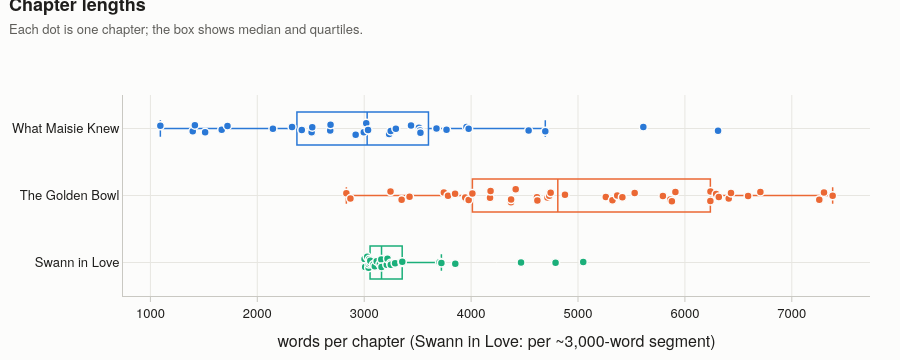

Notebook cell for this chart:
### Code cell
fig = go.Figure()
for name in ORDER:
    d = chap[chap.text == name]
    fig.add_trace(go.Box(x=d["words"], y=[name] * len(d), name=name, orientation="h",
                         marker=dict(color=TEXT_COLORS[name], size=8, line=dict(color=SURFACE, width=1.5)),
                         line=dict(color=TEXT_COLORS[name], width=1.5), fillcolor="rgba(0,0,0,0)",
                         boxpoints="all", jitter=0.45, pointpos=0, customdata=d[["unit_label", "unit_kind"]],
                         hovertemplate="<b>%{y}</b><br>%{customdata[1]} %{customdata[0]}: %{x:,} words<extra></extra>"))
fig.update_yaxes(categoryorder="array", categoryarray=ORDER[::-1])
fig.update_xaxes(title="words per chapter (Swann in Love: per ~3,000-word segment)")
style(fig, "Chapter lengths", "Each dot is one chapter; the box shows median and quartiles.", height=360, legend=False)
save(fig, "02_chapter_lengths", "Maisie's chapters are short and regular; The Golden Bowl's are longer and much more variable. Swann in Love's segments are cut at ~3,000 words and are regular by construction.")
fig.show()

### Figure 1 — Plotly figure (JSON) as saved in the notebook; plotly's stock layout.template omitted (floating-point values rounded to 4 significant figures)
{"data": [{"boxpoints": "all", "customdata": [["Prologue", "chapter"], ["I", "chapter"], ["II", "chapter"], ["III", "chapter"], ["IV", "chapter"], ["V", "chapter"], ["VI", "chapter"], ["VII", "chapter"], ["VIII", "chapter"], ["IX", "chapter"], ["X", "chapter"], ["XI", "chapter"], ["XII", "chapter"], ["XIII", "chapter"], ["XIV", "chapter"], ["XV", "chapter"], ["XVI", "chapter"], ["XVII", "chapter"], ["XVIII", "chapter"], ["XIX", "chapter"], ["XX", "chapter"], ["XXI", "chapter"], ["XXII", "chapter"], ["XXIII", "chapter"], ["XXIV", "chapter"], ["XXV", "chapter"], ["XXVI", "chapter"], ["XXVII", "chapter"], ["XXVIII", "chapter"], ["XXIX", "chapter"], ["XXX", "chapter"], ["XXXI", "chapter"]], "fillcolor": "rgba(0,0,0,0)", "hovertemplate": "<b>%{y}</b><br>%{customdata[1]} %{customdata[0]}: %{x:,} words<extra></extra>", "jitter": 0.45, "line": {"color": "#2a78d6", "width": 1.5}, "marker": {"color": "#2a78d6", "line": {"color": "#fcfcfb", "width": 1.5}, "size": 8}, "name": "What Maisie Knew", "orientation": "h", "pointpos": 0, "type": "box", "x": [1667, 1416, 1396, 1093, 1512, 1721, 2146, 2514, 3676, 3019, 2416, 3523, 3526, 2685, 3036, 2996, 3296, 3233, 3248, 4538, 5611, 3957, 2508, 2920, 3977, 3438, 3770, 2325, 2682, 3512, 4694, 6310], "y": ["What Maisie Knew", "What Maisie Knew", "What Maisie Knew", "What Maisie Knew", "What Maisie Knew", "What Maisie Knew", "What Maisie Knew", "What Maisie Knew", "What Maisie Knew", "What Maisie Knew", "What Maisie Knew", "What Maisie Knew", "What Maisie Knew", "What Maisie Knew", "What Maisie Knew", "What Maisie Knew", "What Maisie Knew", "What Maisie Knew", "What Maisie Knew", "What Maisie Knew", "What Maisie Knew", "What Maisie Knew", "What Maisie Knew", "What Maisie Knew", "What Maisie Knew", "What Maisie Knew", "What Maisie Knew", "What Maisie Knew", "What Maisie Knew", "What Maisie Knew", "What Maisie Knew", "What Maisie Knew"]}, {"boxpoints": "all", "customdata": [["I", "chapter"], ["II", "chapter"], ["III", "chapter"], ["IV", "chapter"], ["V", "chapter"], ["VI", "chapter"], ["VII", "chapter"], ["VIII", "chapter"], ["IX", "chapter"], ["X", "chapter"], ["XI", "chapter"], ["XII", "chapter"], ["XIII", "chapter"], ["XIV", "chapter"], ["XV", "chapter"], ["XVI", "chapter"], ["XVII", "chapter"], ["XVIII", "chapter"], ["XIX", "chapter"], ["XX", "chapter"], ["XXI", "chapter"], ["XXII", "chapter"], ["XXIII", "chapter"], ["XXIV", "chapter"], ["XXV", "chapter"], ["XXVI", "chapter"], ["XXVII", "chapter"], ["XXVIII", "chapter"], ["XXIX", "chapter"], ["XXX", "chapter"], ["XXXI", "chapter"], ["XXXII", "chapter"], ["XXXIII", "chapter"], ["XXXIV", "chapter"], ["XXXV", "chapter"], ["XXXVI", "chapter"], ["XXXVII", "chapter"], ["XXXVIII", "chapter"], ["XXXIX", "chapter"], ["XL", "chapter"], ["XLI", "chapter"], ["XLII", "chapter"]], "fillcolor": "rgba(0,0,0,0)", "hovertemplate": "<b>%{y}</b><br>%{customdata[1]} %{customdata[0]}: %{x:,} words<extra></extra>", "jitter": 0.45, "line": {"color": "#eb6834", "width": 1.5}, "marker": {"color": "#eb6834", "line": {"color": "#fcfcfb", "width": 1.5}, "size": 8}, "name": "The Golden Bowl", "orientation": "h", "pointpos": 0, "type": "box", "x": [6410, 5322, 5260, 7257, 4373, 4620, 5530, 3246, 3977, 5911, 5367, 4878, 3945, 5864, 2871, 3350, 3424, 3745, 3784, 2833, 4012, 3850, 4182, 6239, 5415, 7301, 6238, 4731, 4616, 5878, 4417, 4714, 7382, 6706, 6591, 6317, 6431, 5794, 6292, 4177, 4744, 4374], "y": ["The Golden Bowl", "The Golden Bowl", "The Golden Bowl", "The Golden Bowl", "The Golden Bowl", "The Golden Bowl", "The Golden Bowl", "The Golden Bowl", "The Golden Bowl", "The Golden Bowl", "The Golden Bowl", "The Golden Bowl", "The Golden Bowl", "The Golden Bowl", "The Golden Bowl", "The Golden Bowl", "The Golden Bowl", "The Golden Bowl", "The Golden Bowl", "The Golden Bowl", "The Golden Bowl", "The Golden Bowl", "The Golden Bowl", "The Golden Bowl", "The Golden Bowl", "The Golden Bowl", "The Golden Bowl", "The Golden Bowl", "The Golden Bowl", "The Golden Bowl", "The Golden Bowl", "The Golden Bowl", "The Golden Bowl", "The Golden Bowl", "The Golden Bowl", "The Golden Bowl", "The Golden Bowl", "The Golden Bowl", "The Golden Bowl", "The Golden Bowl", "The Golden Bowl", "The Golden Bowl"]}, {"boxpoints": "all", "customdata": [["§1", "segment"], ["§2", "segment"], ["§3", "segment"], ["§4", "segment"], ["§5", "segment"], ["§6", "segment"], ["§7", "segment"], ["§8", "segment"], ["§9", "segment"], ["§10", "segment"], ["§11", "segment"], ["§12", "segment"], ["§13", "segment"], ["§14", "segment"], ["§15", "segment"], ["§16", "segment"], ["§17", "segment"], ["§18", "segment"], ["§19", "segment"], ["§20", "segment"], ["§21", "segment"], ["§22", "segment"], ["§23", "segment"], ["§24", "segment"], ["§25", "segment"], ["§26", "segment"], ["§27", "segment"]], "fillcolor": "rgba(0,0,0,0)", "hovertemplate": "<b>%{y}</b><br>%{customdata[1]} %{customdata[0]}: %{x:,} words<extra></extra>", "jitter": 0.45, "line": {"color": "#1baf7a", "width": 1.5}, "marker": {"color": "#1baf7a", "line": {"color": "#fcfcfb", "width": 1.5}, "size": 8}, "name": "Swann in Love", "orientation": "h", "pointpos": 0, "type": "box", "x": [3099, 3041, 3047, 3009, 3722, 3162, 5049, 3057, 3087, 3356, 3117, 3289, 3247, 3003, 3147, 3211, 3353, 4467, 3054, 3705, 3028, 3043, 3249, 4790, 3852, 3218, 3160], "y": ["Swann in Love", "Swann in Love", "Swann in Love", "Swann in Love", "Swann in Love", "Swann in Love", "Swann in Love", "Swann in Love", "Swann in Love", "Swann in Love", "Swann in Love", "Swann in Love", "Swann in Love", "Swann in Love", "Swann in Love", "Swann in Love", "Swann in Love", "Swann in Love", "Swann in Love", "Swann in Love", "Swann in Love", "Swann in Love", "Swann in Love", "Swann in Love", "Swann in Love", "Swann in Love", "Swann in Love"]}], "layout": {"bargap": 0.18, "font": {"color": "#1f1e1c", "family": "'IBM Plex Sans Condensed', 'Helvetica Neue', Arial, sans-serif", "size": 13}, "height": 360, "hoverlabel": {"bgcolor": "white", "bordercolor": "#e7e6e1", "font": {"color": "#1f1e1c", "family": "'IBM Plex Sans Condensed', 'Helvetica Neue', Arial, sans-serif", "size": 12}}, "legend": {}, "margin": {"b": 60, "l": 70, "r": 30, "t": 95}, "paper_bgcolor": "#fcfcfb", "plot_bgcolor": "#fcfcfb", "showlegend": false, "title": {"font": {"size": 18}, "text": "<b>Chapter lengths</b><br><span style='font-size:13px;color:#5e5d59'>Each dot is one chapter; the box shows median and quartiles.</span>", "x": 0.01, "xanchor": "left", "y": 0.97, "yanchor": "top"}, "xaxis": {"gridcolor": "#e7e6e1", "linecolor": "#c9c8c2", "tickcolor": "#c9c8c2", "ticks": "outside", "title": {"text": "words per chapter (Swann in Love: per ~3,000-word segment)"}, "zeroline": false}, "yaxis": {"categoryarray": ["Swann in Love", "The Golden Bowl", "What Maisie Knew"], "categoryorder": "array", "gridcolor": "#e7e6e1", "linecolor": "#c9c8c2", "zeroline": false}}}
